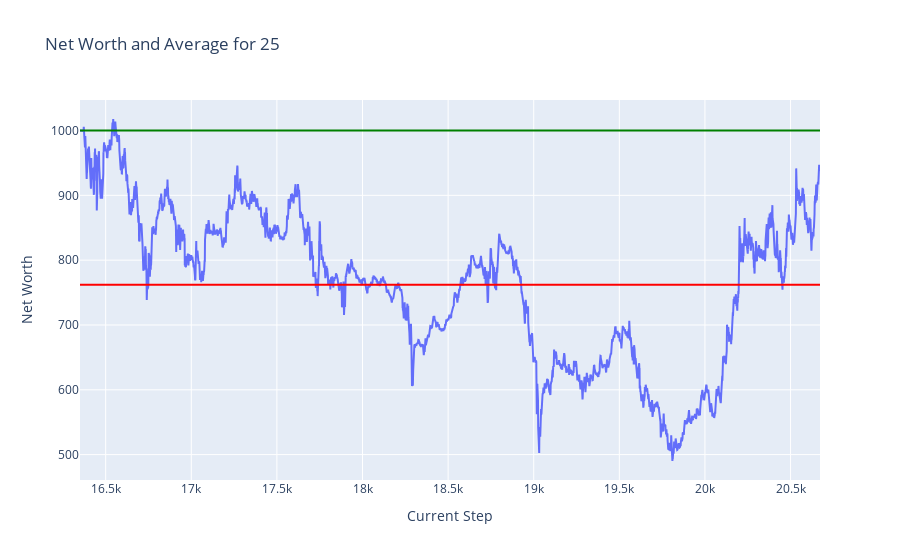
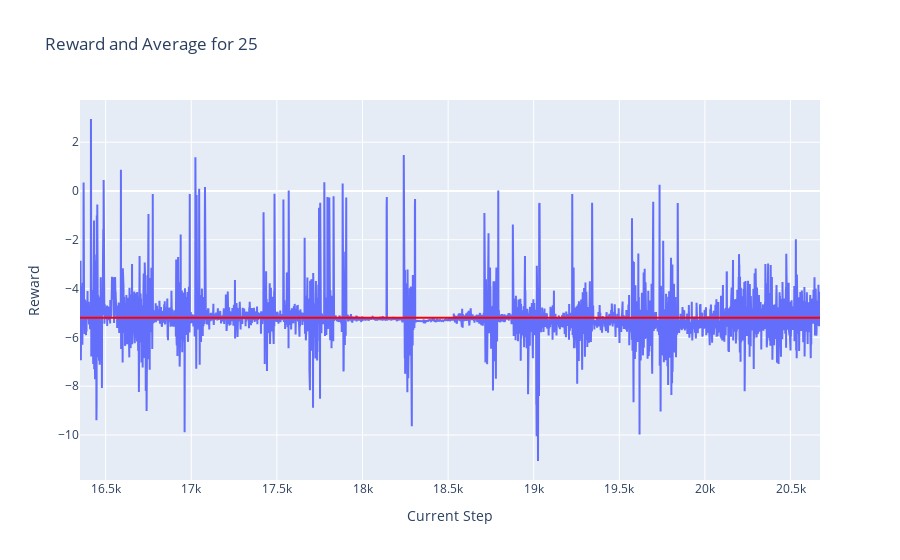
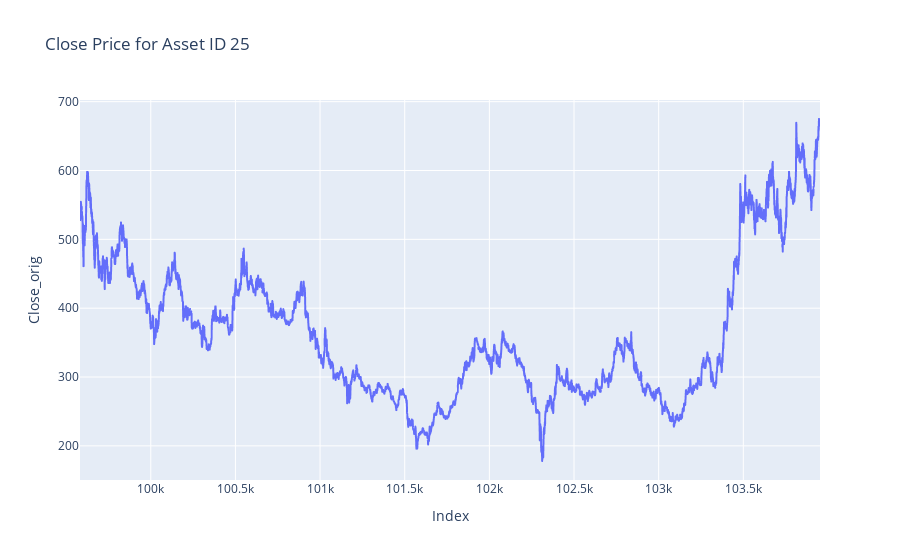

The code cell stored with these charts, in order, in its notebook:
### Markdown cell above
## Plots

### Code cell
token = 25
plot_token_data(df = test_hist_df, token = token)
plot_reward_data(df = test_hist_df, token = token)
plot_close_by_asset(df= test_df, asset_id= token)

### Figure 1 — Plotly figure (JSON) as saved in the notebook; plotly's stock layout.template omitted (floating-point values rounded to 4 significant figures; data arrays with more than 128 entries replaced by an {"elided": "..."} marker saying what was removed)
{"data": [{"mode": "lines", "name": "Net Worth", "type": "scatter", "x": {"elided": "4323 int values"}, "y": {"elided": "4323 float values"}}], "layout": {"shapes": [{"line": {"color": "green"}, "name": "Net Worth = 1000", "type": "line", "x0": 0, "x1": 1, "xref": "x domain", "y0": 1000, "y1": 1000, "yref": "y"}, {"line": {"color": "red"}, "name": "Average Net Worth = 762.09", "type": "line", "x0": 0, "x1": 1, "xref": "x domain", "y0": 762.1, "y1": 762.1, "yref": "y"}], "title": {"text": "Net Worth and Average for 25"}, "xaxis": {"title": {"text": "Current Step"}}, "yaxis": {"title": {"text": "Net Worth"}}}}

### Figure 2 — Plotly figure (JSON) as saved in the notebook; plotly's stock layout.template omitted (floating-point values rounded to 4 significant figures; data arrays with more than 128 entries replaced by an {"elided": "..."} marker saying what was removed)
{"data": [{"mode": "lines", "name": "Reward", "type": "scatter", "x": {"elided": "4323 int values"}, "y": {"elided": "4323 float values"}}], "layout": {"shapes": [{"line": {"color": "red"}, "name": "Average Reward = -5.19", "type": "line", "x0": 0, "x1": 1, "xref": "x domain", "y0": -5.19, "y1": -5.19, "yref": "y"}], "title": {"text": "Reward and Average for 25"}, "xaxis": {"title": {"text": "Current Step"}}, "yaxis": {"title": {"text": "Reward"}}}}

### Figure 3 — Plotly figure (JSON) as saved in the notebook; plotly's stock layout.template omitted (floating-point values rounded to 4 significant figures; data arrays with more than 128 entries replaced by an {"elided": "..."} marker saying what was removed)
{"data": [{"hovertemplate": "Index=%{x}<br>Close_orig=%{y}<extra></extra>", "legendgroup": "", "line": {"color": "#636efa", "dash": "solid"}, "marker": {"symbol": "circle"}, "mode": "lines", "name": "", "showlegend": false, "type": "scattergl", "x": {"elided": "4372 int values"}, "xaxis": "x", "y": {"elided": "4372 float values"}, "yaxis": "y"}], "layout": {"legend": {"tracegroupgap": 0}, "title": {"text": "Close Price for Asset ID 25"}, "xaxis": {"anchor": "y", "domain": [0, 1], "title": {"text": "Index"}}, "yaxis": {"anchor": "x", "domain": [0, 1], "title": {"text": "Close_orig"}}}}
